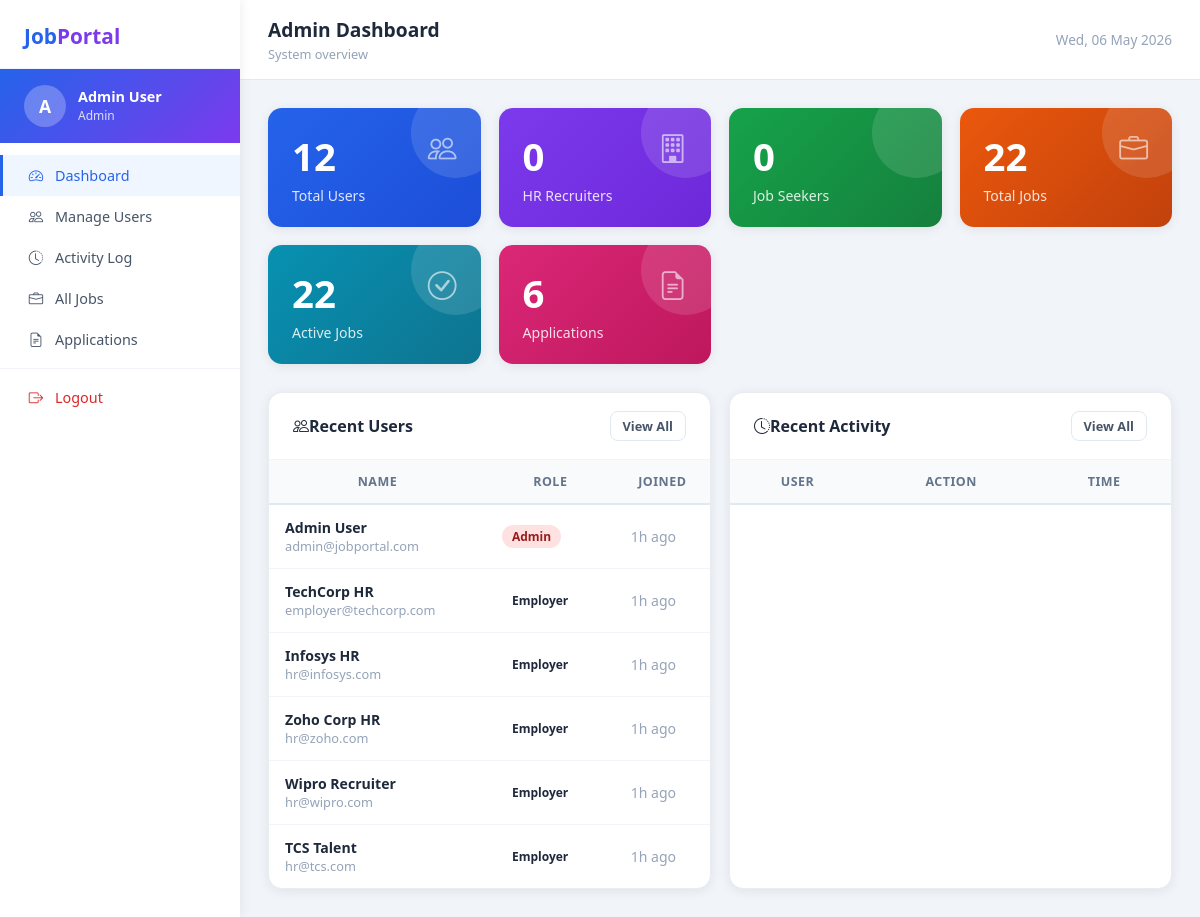
/jobportal/admin/dashboard.php (signed in), run on the app's committed database.
### tables this page shows
CREATE TABLE users (
    id         INT AUTO_INCREMENT PRIMARY KEY,
    full_name  VARCHAR(100) NOT NULL,
    email      VARCHAR(100) NOT NULL UNIQUE,
    password   VARCHAR(255) NOT NULL,
    role       ENUM('student','employer','admin') NOT NULL DEFAULT 'student',
    phone      VARCHAR(20),
    location   VARCHAR(100),
    profile_pic VARCHAR(255),
    created_at TIMESTAMP DEFAULT CURRENT_TIMESTAMP
);

### jobportal/config/db.php (called while the page is built, shortened)
<?php
function timeAgo($datetime) {
    $now  = new DateTime();
    $ago  = new DateTime($datetime);
    $diff = $now->diff($ago);
    if ($diff->h > 0) return $diff->h . 'h ago';
    return 'Just now';
}

### jobportal/admin/dashboard.php (the view, shortened to what this page needs)
<?php
require_once '../config/db.php';
$total_users     = $conn->query("SELECT COUNT(*) c FROM users")->fetch_assoc()['c'];
$total_hr        = $conn->query("SELECT COUNT(*) c FROM users WHERE role='hr'")->fetch_assoc()['c'];
$total_seekers   = $conn->query("SELECT COUNT(*) c FROM users WHERE role='jobseeker'")->fetch_assoc()['c'];
$total_jobs      = $conn->query("SELECT COUNT(*) c FROM jobs")->fetch_assoc()['c'];
$active_jobs     = $conn->query("SELECT COUNT(*) c FROM jobs WHERE status='active'")->fetch_assoc()['c'];
$total_apps      = $conn->query("SELECT COUNT(*) c FROM applications")->fetch_assoc()['c'];
$recent_users = $conn->query("SELECT * FROM users ORDER BY created_at DESC LIMIT 6");
include '../includes/head.php';
?>
<div class="layout">
<?php include '../includes/sidebar.php'; ?>
<div class="main-content">
    <div class="topbar">
        <div>
            <div class="topbar-title">Admin Dashboard</div>
            <div class="topbar-sub">System overview</div>
        </div>
        <span style="font-size:0.85rem;color:#94a3b8;"><?= date('D, d M Y') ?></span>
    </div>
    <div class="page-body">
        <div class="stats-grid">
            <div class="stat-card bg-blue">
                <i class="bi bi-people"></i>
                <h2><?= $total_users ?></h2><p>Total Users</p>
            </div>
            <div class="stat-card bg-purple">
                <i class="bi bi-building"></i>
                <h2><?= $total_hr ?></h2><p>HR Recruiters</p>
            </div>
            <div class="stat-card bg-green">
                <h2><?= $total_seekers ?></h2><p>Job Seekers</p>
            </div>
            <div class="stat-card bg-orange">
                <i class="bi bi-briefcase"></i>
                <h2><?= $total_jobs ?></h2><p>Total Jobs</p>
            </div>
            <div class="stat-card bg-teal">
                <i class="bi bi-check-circle"></i>
                <h2><?= $active_jobs ?></h2><p>Active Jobs</p>
            </div>
            <div class="stat-card bg-pink">
                <i class="bi bi-file-earmark-text"></i>
                <h2><?= $total_apps ?></h2><p>Applications</p>
            </div>
        </div>
        <div class="grid-2">
            <div class="table-wrap">
                <div class="card-header">
                    <h5><i class="bi bi-people me-2"></i>Recent Users</h5>
                    <a href="users.php" class="btn btn-outline btn-sm">View All</a>
                </div>
                <table>
                    <thead><tr><th>Name</th><th>Role</th><th>Joined</th></tr></thead>
                    <tbody>
                    <?php while ($u = $recent_users->fetch_assoc()): ?>
                        <tr>
                            <td>
                                <div class="fw-semibold"><?= htmlspecialchars($u['full_name']) ?></div>
                                <div class="text-muted text-small"><?= htmlspecialchars($u['email']) ?></div>
                            </td>
                            <td><span class="badge badge-<?= $u['role'] ?>"><?= ucfirst($u['role']) ?></span></td>
                            <td class="text-muted text-small"><?= timeAgo($u['created_at']) ?></td>
                        </tr>
                    <?php endwhile; ?>
                    </tbody>
                </table>
            </div>
            <div class="table-wrap">
                <div class="card-header">
                    <h5><i class="bi bi-clock-history me-2"></i>Recent Activity</h5>
                    <a href="activity.php" class="btn btn-outline btn-sm">View All</a>
                </div>
                <table>
                    <thead><tr><th>User</th><th>Action</th><th>Time</th></tr></thead>
                </table>
            </div>
        </div>
    </div>
</div>
</div>
</body></html>

### jobportal/assets/css/style.css (style rules this page uses)
:root { --primary: #2563eb; --primary-d: #1d4ed8; --secondary: #7c3aed; --success: #16a34a; --danger: #dc2626; --warning: #d97706; --info: #0891b2; --bg: #f1f5f9; --card-shadow: 0 2px 12px rgba(0,0,0,0.08); --card-hover: 0 8px 24px rgba(0,0,0,0.12); }
* { box-sizing: border-box; margin: 0; padding: 0; }
body { font-family: 'Segoe UI', sans-serif; background: var(--bg); color: #1e293b; min-height: 100vh; }
.layout { display: flex; min-height: 100vh; }
.main-content { margin-left: 240px; flex: 1; display: flex; flex-direction: column; min-height: 100vh; }
.topbar { background: white; padding: 16px 28px; border-bottom: 1px solid #e2e8f0; display: flex; align-items: center; justify-content: space-between; position: sticky; top: 0; z-index: 50; }
.topbar-title { font-size: 1.2rem; font-weight: 700; color: #1e293b; }
.topbar-sub { font-size: 0.8rem; color: #94a3b8; margin-top: 2px; }
.page-body { padding: 28px; flex: 1; }
.card-header { padding: 18px 24px; border-bottom: 1px solid #f1f5f9; display: flex; align-items: center; justify-content: space-between; }
.card-header h5 { font-weight: 700; font-size: 1rem; margin: 0; }
.stats-grid { display: grid; grid-template-columns: repeat(auto-fit, minmax(200px,1fr)); gap: 18px; margin-bottom: 28px; }
.stat-card { border-radius: 14px; padding: 22px 24px; color: white; position: relative; overflow: hidden; box-shadow: var(--card-shadow); }
.stat-card::after { content: ''; position: absolute; top: -20px; right: -20px; width: 90px; height: 90px; background: rgba(255,255,255,0.12); border-radius: 50%; }
.stat-card h2 { font-size: 2.4rem; font-weight: 800; margin: 0; }
.stat-card p { margin: 4px 0 0; opacity: 0.85; font-size: 0.88rem; }
.stat-card i { font-size: 1.8rem; opacity: 0.6; position: absolute; top: 20px; right: 24px; }
.bg-blue { background: linear-gradient(135deg,#2563eb,#1d4ed8); }
.bg-purple { background: linear-gradient(135deg,#7c3aed,#6d28d9); }
.bg-green { background: linear-gradient(135deg,#16a34a,#15803d); }
.bg-orange { background: linear-gradient(135deg,#ea580c,#c2410c); }
.bg-teal { background: linear-gradient(135deg,#0891b2,#0e7490); }
.bg-pink { background: linear-gradient(135deg,#db2777,#be185d); }
.table-wrap { background: white; border-radius: 14px; box-shadow: var(--card-shadow); border: 1px solid #e8edf2; overflow: hidden; }
.table-wrap table { width: 100%; border-collapse: collapse; }
.table-wrap thead th { background: #f8fafc; padding: 13px 16px; font-size: 0.78rem; font-weight: 700; text-transform: uppercase; letter-spacing: 0.5px; color: #64748b; border-bottom: 2px solid #e2e8f0; white-space: nowrap; }
.table-wrap tbody td { padding: 13px 16px; border-bottom: 1px solid #f1f5f9; font-size: 0.88rem; vertical-align: middle; }
.table-wrap tbody tr:last-child td { border-bottom: none; }
.badge { display: inline-block; padding: 3px 10px; border-radius: 20px; font-size: 0.75rem; font-weight: 600; }
.badge-admin { background:#fee2e2; color:#991b1b; }
.btn { display: inline-flex; align-items: center; gap: 6px; padding: 9px 20px; border-radius: 8px; font-size: 0.88rem; font-weight: 600; cursor: pointer; border: none; text-decoration: none; transition: all 0.2s; white-space: nowrap; }
.btn-outline { background: transparent; border: 1.5px solid #e2e8f0; color: #475569; }
.btn-sm { padding: 5px 12px; font-size: 0.8rem; }
.text-muted { color: #94a3b8; }
.text-small { font-size: 0.8rem; }
.fw-semibold { font-weight: 600; }
.grid-2 { display: grid; grid-template-columns: 1fr 1fr; gap: 18px; }

### data on the page
users: full_name "Admin User", email "admin@jobportal.com", role "Admin", created_at "1h ago"
users: full_name "TechCorp HR", email "employer@techcorp.com", role "Employer", created_at "1h ago"
users: full_name "Infosys HR", email "hr@infosys.com", role "Employer", created_at "1h ago"
users: full_name "Zoho Corp HR", email "hr@zoho.com", role "Employer", created_at "1h ago"
users: full_name "Wipro Recruiter", email "hr@wipro.com", role "Employer", created_at "1h ago"
users: full_name "TCS Talent", email "hr@tcs.com", role "Employer", created_at "1h ago"

### other printed values
$initial "A"
$full_name "Admin User"
$role "Admin"
$total_users "12"
$total_hr "0"
$total_seekers "0"
$total_jobs "22"
$active_jobs "22"
$total_apps "6"
